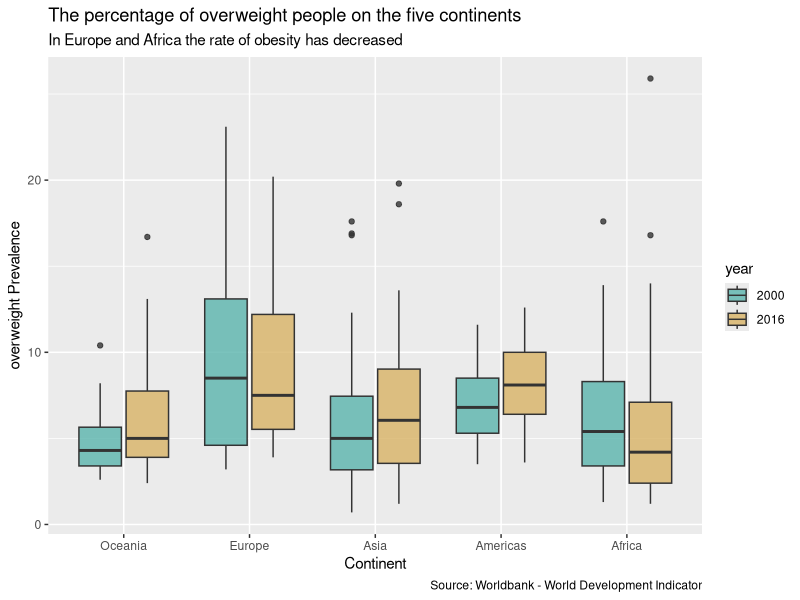

This chart was generated by the following R code:
library(tidyverse)

world_bank_countries <- read_csv("data/world_bank_countries.csv")

# https://ggplot2tor.com/theme

world_bank_countries %>% 
  filter(year %in% c(2000, 2016)) %>% 
  mutate(
    year = year %>% as_factor,
    continent = continent %>% as_factor %>% 
      fct_relevel("Oceania", "Europe", "Asia", 
                  "Americas", "Africa")) %>%
  ggplot(aes(x = continent, 
             y = overweight,
             fill = year)) + 
  geom_boxplot(width = 0.75, 
               alpha = .8,
               position = position_dodge2(padding = 0.1)) +
  scale_fill_manual(values = c("#5ab4ac", "#d8b365")) +
  scale_y_continuous(name = "overweight Prevalence") +
  scale_x_discrete(name = "Continent") +
  theme(
    # Code goes here
  ) +
  labs(
    title = "The percentage of overweight people on the five continents",
    subtitle = "In Europe and Africa the rate of obesity has decreased",
    caption = "Source: Worldbank - World Development Indicator"
  )
